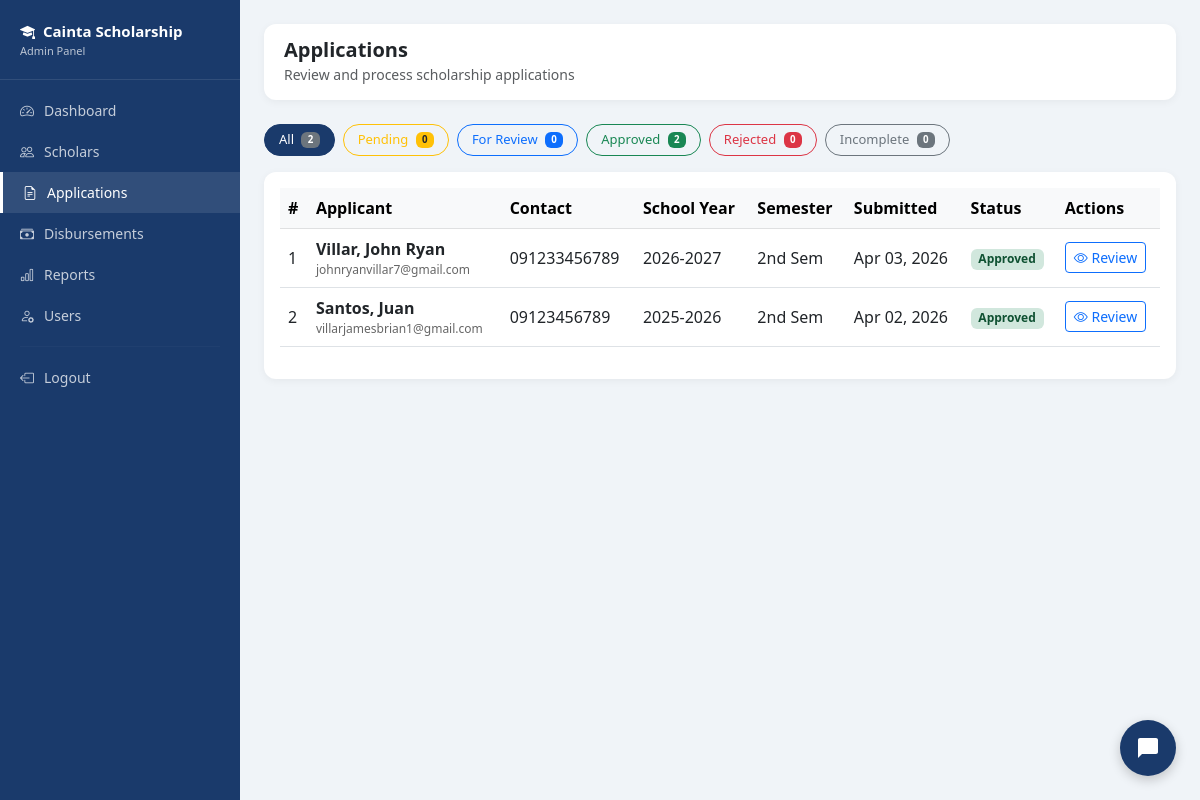
Before: /admin/applications.php (signed in) with the older database file.
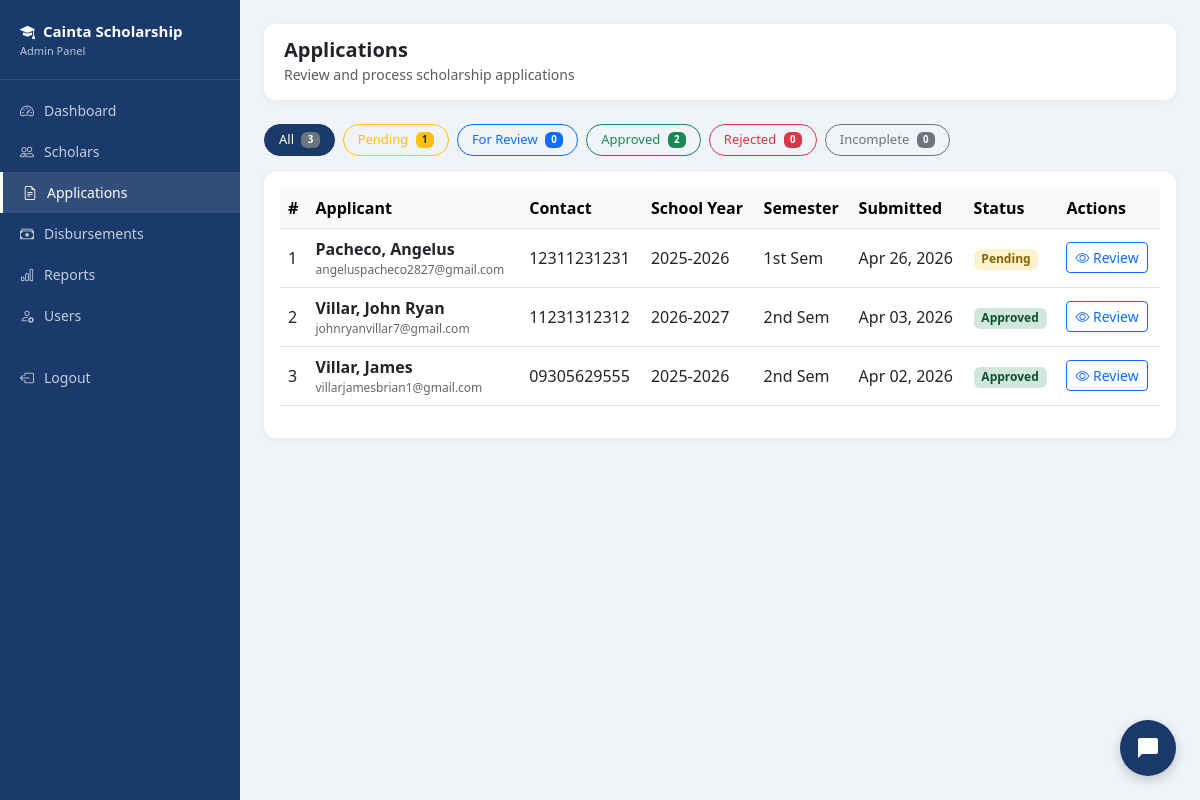
After: the same page with the newer database file.
### tables this page shows
CREATE TABLE `applications` (
  `application_id` int(11) NOT NULL,
  `scholar_id` int(11) NOT NULL,
  `school_year` varchar(20) DEFAULT NULL,
  `semester` enum('1st','2nd') DEFAULT NULL,
  `gwa` decimal(4,2) DEFAULT NULL,
  `monthly_income` decimal(10,2) DEFAULT NULL,
  `status` enum('pending','for_review','approved','rejected','incomplete') DEFAULT 'pending',
  `remarks` text DEFAULT NULL,
  `submitted_at` timestamp NOT NULL DEFAULT current_timestamp(),
  `father_name` varchar(100) DEFAULT NULL,
  `father_occupation` varchar(100) DEFAULT NULL,
  `mother_name` varchar(100) DEFAULT NULL,
  `mother_occupation` varchar(100) DEFAULT NULL
);

CREATE TABLE `students` (
  `student_id` int(11) NOT NULL,
  `first_name` varchar(50) NOT NULL,
  `last_name` varchar(50) NOT NULL,
  `middle_name` varchar(50) DEFAULT NULL,
  `email` varchar(100) NOT NULL,
  `password` varchar(255) NOT NULL,
  `contact_no` varchar(20) DEFAULT NULL,
  `address` text DEFAULT NULL,
  `barangay` varchar(100) DEFAULT NULL,
  `birthdate` date DEFAULT NULL,
  `gender` enum('Male','Female') DEFAULT NULL,
  `is_active` tinyint(4) DEFAULT 1,
  `created_at` timestamp NOT NULL DEFAULT current_timestamp(),
  `is_archived` tinyint(4) DEFAULT 0,
  `archived_at` timestamp NULL DEFAULT NULL,
  `archive_reason` varchar(255) DEFAULT NULL
);

### admin/applications.php (the view, shortened to what the changed rows need)
<?php
require_once '../includes/db.php';
$filter = $_GET['filter'] ?? 'all';
if($filter != 'all') {
    $stmt = $pdo->prepare("
        SELECT a.*, s.first_name, s.last_name, s.email, s.contact_no
        FROM applications a
        JOIN students s ON a.scholar_id = s.student_id
        WHERE a.status = ?
        ORDER BY a.submitted_at DESC
    ");
    $stmt->execute([$filter]);
} else {
    $stmt = $pdo->query("
        SELECT a.*, s.first_name, s.last_name, s.email, s.contact_no
        FROM applications a
        JOIN students s ON a.scholar_id = s.student_id
        ORDER BY a.submitted_at DESC
    ");
}
$applications = $stmt->fetchAll();
$counts = $pdo->query("SELECT status, COUNT(*) as cnt FROM applications GROUP BY status")->fetchAll(PDO::FETCH_KEY_PAIR);
?>
<!DOCTYPE html>
<html lang="en">
<head>
    <link href="https://cdn.jsdelivr.net/npm/bootstrap@5.3.0/dist/css/bootstrap.min.css" rel="stylesheet">
    <link href="https://cdn.jsdelivr.net/npm/bootstrap-icons@1.10.0/font/bootstrap-icons.css" rel="stylesheet">
</head>
<body>
<div class="main-content">
    <div class="mb-3 d-flex gap-2 flex-wrap">
        <a href="applications.php" class="btn btn-outline-secondary filter-btn <?= $filter=='all'?'active':'' ?>">
            All <span class="badge bg-secondary ms-1"><?= array_sum($counts) ?></span>
        </a>
        <a href="applications.php?filter=pending" class="btn btn-outline-warning filter-btn <?= $filter=='pending'?'active':'' ?>">
            Pending <span class="badge bg-warning text-dark ms-1"><?= $counts['pending'] ?? 0 ?></span>
        </a>
    </div>
    <div class="card">
        <div class="card-body">
            <div class="table-responsive">
                <table class="table table-hover align-middle">
                    <thead class="table-light">
                        <tr>
                            <th>#</th>
                            <th>Applicant</th>
                            <th>Contact</th>
                            <th>School Year</th>
                            <th>Semester</th>
                            <th>Submitted</th>
                            <th>Status</th>
                            <th>Actions</th>
                        </tr>
                    </thead>
                    <tbody>
                        <?php if(empty($applications)): ?>
                        <tr>
                            <td colspan="8" class="text-center text-muted py-4">
                                <i class="bi bi-file-earmark fs-3 d-block mb-2"></i>
                                No applications found.
                            </td>
                        </tr>
                        <?php else: ?>
                        <?php foreach($applications as $i => $app): ?>
                        <tr>
                            <td><?= $i + 1 ?></td>
                            <td>
                                <strong><?= htmlspecialchars($app['last_name'] . ', ' . $app['first_name']) ?></strong>
                                <div style="font-size:12px; color:#666;"><?= htmlspecialchars($app['email']) ?></div>
                            </td>
                            <td><?= htmlspecialchars($app['contact_no']) ?></td>
                            <td><?= $app['school_year'] ?></td>
                            <td><?= $app['semester'] ?> Sem</td>
                            <td><?= date('M d, Y', strtotime($app['submitted_at'])) ?></td>
                            <td>
                                <span class="badge badge-<?= $app['status'] ?>">
                                    <?= ucfirst(str_replace('_', ' ', $app['status'])) ?>
                                </span>
                            </td>
                            <td>
                                <button class="btn btn-sm btn-outline-primary"
                                    onclick="viewApplication(<?= htmlspecialchars(json_encode($app)) ?>)">
                                    <i class="bi bi-eye"></i> Review
                                </button>
                            </td>
                        </tr>
                        <?php endforeach; ?>
                        <?php endif; ?>
                    </tbody>
                </table>
            </div>
        </div>
    </div>
</div>
</body>
</html>

Changed rows visible on the page:
added applications: students.last_name+first_name "Pacheco, Angelus", students.email "angeluspacheco2827@gmail.com", students.contact_no "12311231231", school_year "2025-2026", semester "1st", submitted_at "Apr 26, 2026", status "Pending"
changed through a linked row, applications "Apr 03, 2026": students.contact_no "091233456789" → "11231312312"
changed through a linked row, applications "villarjamesbrian1@gmail.com": students.last_name+first_name "Santos, Juan" → "Villar, James"; students.contact_no "09123456789" → "09305629555"
Other visible differences:
array_sum($counts): "2" → "3"
$counts['pending']: "0" → "1"
